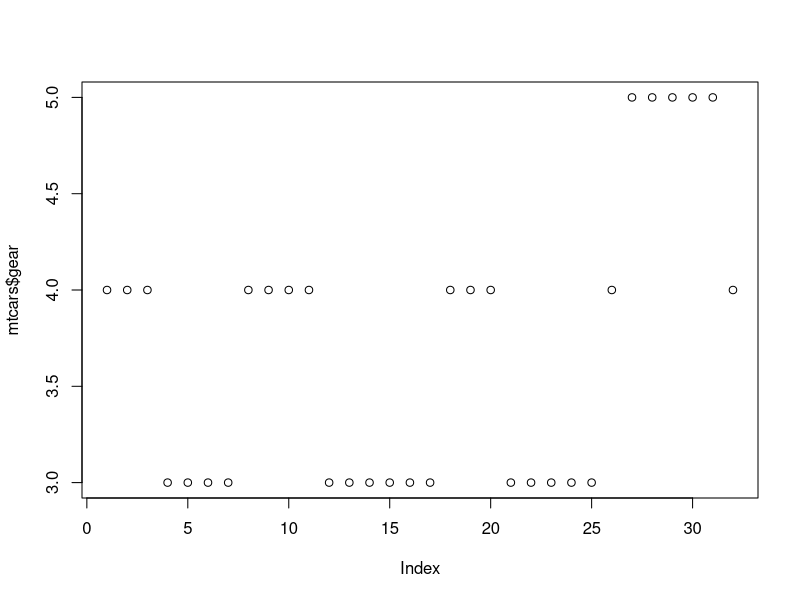
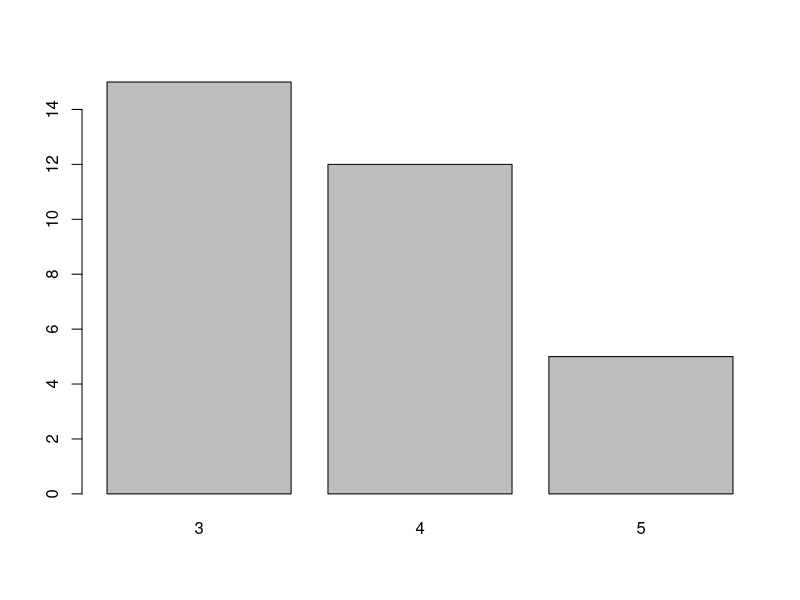
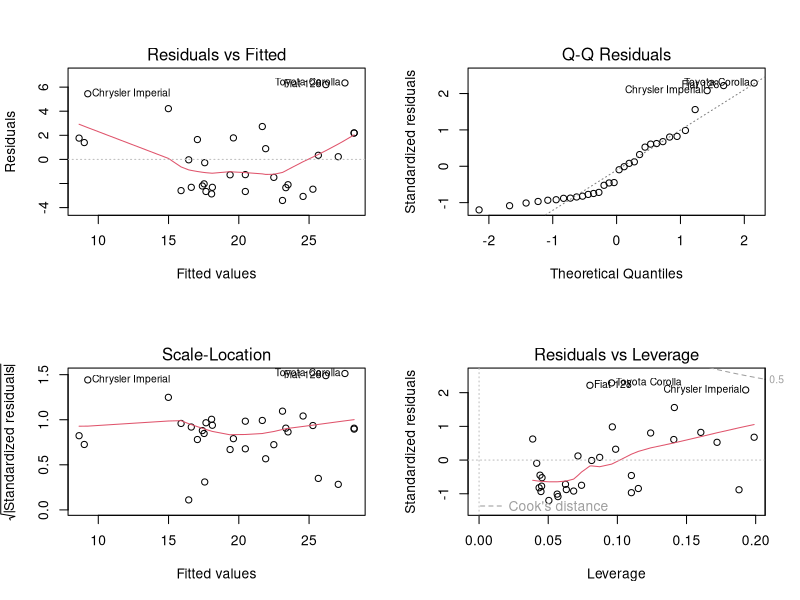
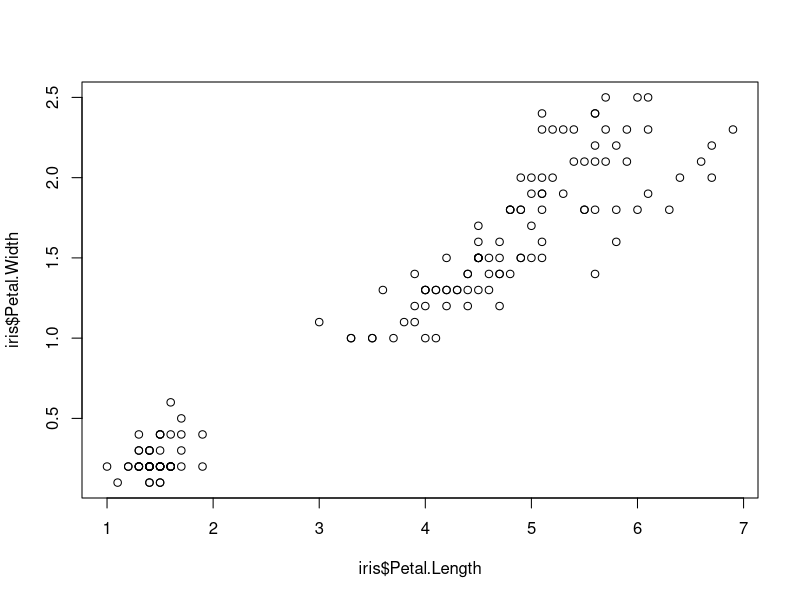
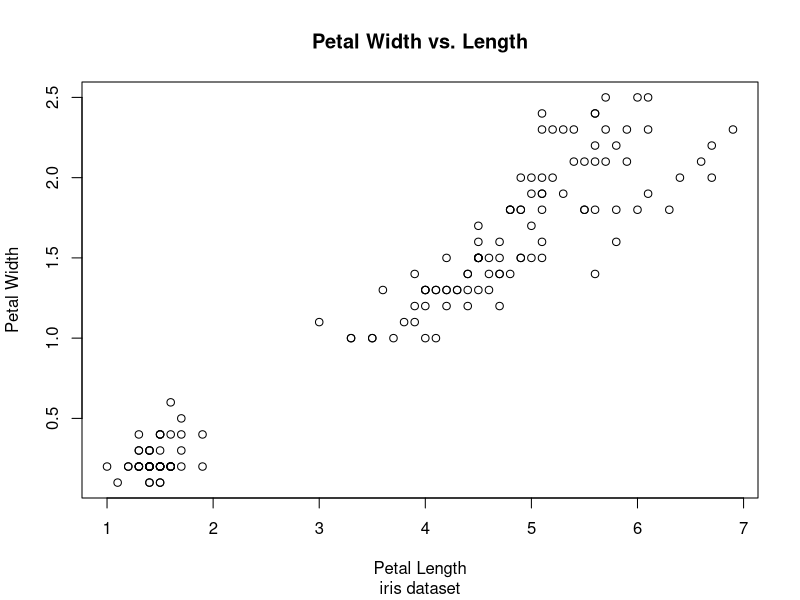
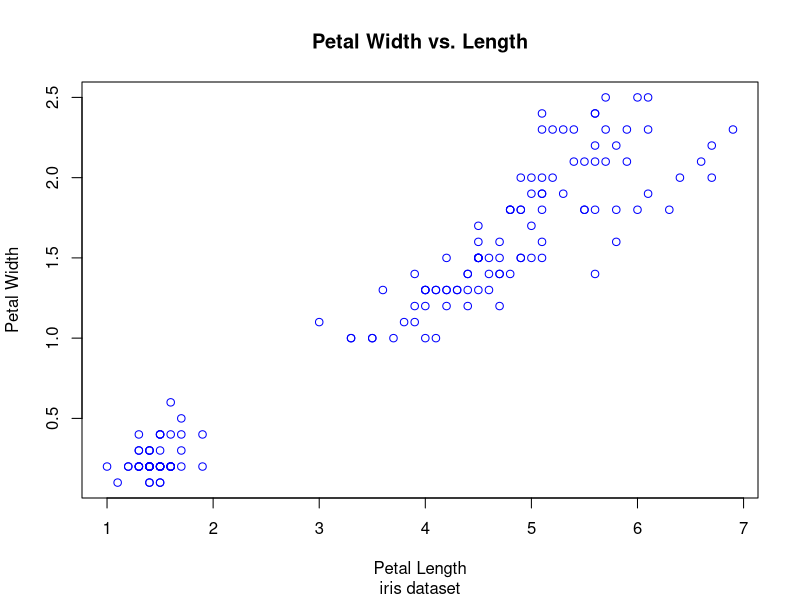
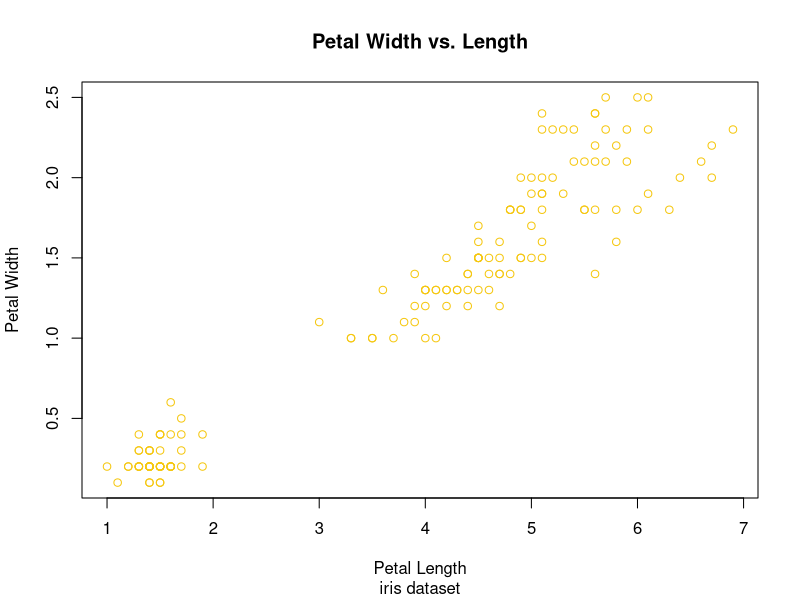

Write R code to recreate these figures, in order.
#factor variables
data("mtcars")

#gear not as a factor:
plot(mtcars$gear)
#gear as a factor:
plot(as.factor(mtcars$gear))

#model objects + more than 1 plot at a time
mtcars_lm <- lm(mpg ~ disp + wt, data = mtcars)

par(mfrow = c(2,2))

plot(mtcars_lm)

dev.off()

#title & axis labels
data("iris")

plot(iris$Petal.Length, iris$Petal.Width)

plot(iris$Petal.Length, iris$Petal.Width,
     main = "Petal Width vs. Length",
     sub = "iris dataset",
     xlab = "Petal Length",
     ylab = "Petal Width")

#colors
plot(iris$Petal.Length, iris$Petal.Width,
     main = "Petal Width vs. Length",
     sub = "iris dataset",
     xlab = "Petal Length",
     ylab = "Petal Width",
     col = "blue")

plot(iris$Petal.Length, iris$Petal.Width,
     main = "Petal Width vs. Length",
     sub = "iris dataset",
     xlab = "Petal Length",
     ylab = "Petal Width",
     col = "111111")
